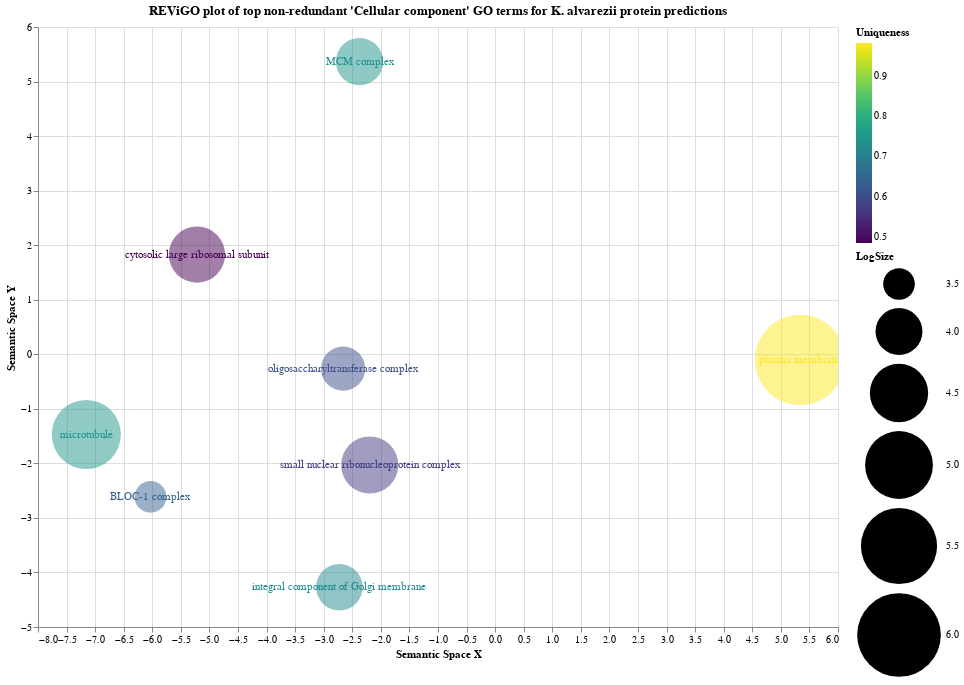

The notebook cell this image was saved under:
### Code cell
# Plot graphs for each category of GO term separately
category = "Cellular component"
df = master_df[master_df["Subontology"] == category]

base = alt.Chart(df).mark_point(filled=True, fillOpacity=0.5).encode(
    y=alt.Y('PlotY', title="Semantic Space Y"),
    x=alt.X('PlotX', title="Semantic Space X"),
    size=alt.Size('LogSize', scale=alt.Scale(base=0, domain=[3.5,6], range=[1000, 7000])),
    color=alt.Color('Uniqueness', scale=alt.Scale(scheme='viridis')),
    tooltip=["TermID", "Name", "Frequency", "LogSize", "Uniqueness", "Dispensability"]
)

text = alt.Chart(df).mark_text().encode(
    y=alt.Y('PlotY', title="Semantic Space Y"),
    x=alt.X('PlotX', title="Semantic Space X"),
    color=alt.Color('Uniqueness', scale=alt.Scale(scheme='viridis')),
    text="Name"
)

plot = alt.layer(base, text).properties(
    title=f"REViGO plot of top non-redundant '{category}' GO terms for K. alvarezii protein predictions",
    height=600,
    width=800
).interactive()

plot

### Figure 1 — Vega-Lite specification as saved in the notebook (floating-point values rounded to 4 significant figures)
{"config": {"view": {"continuousWidth": 400, "continuousHeight": 300}}, "layer": [{"mark": {"type": "point", "fillOpacity": 0.5, "filled": true}, "encoding": {"color": {"type": "quantitative", "field": "Uniqueness", "scale": {"scheme": "viridis"}}, "size": {"type": "quantitative", "field": "LogSize", "scale": {"base": 0, "domain": [3.5, 6], "range": [1000, 7000]}}, "tooltip": [{"type": "nominal", "field": "TermID"}, {"type": "nominal", "field": "Name"}, {"type": "quantitative", "field": "Frequency"}, {"type": "quantitative", "field": "LogSize"}, {"type": "quantitative", "field": "Uniqueness"}, {"type": "quantitative", "field": "Dispensability"}], "x": {"type": "quantitative", "field": "PlotX", "title": "Semantic Space X"}, "y": {"type": "quantitative", "field": "PlotY", "title": "Semantic Space Y"}}, "selection": {"selector007": {"type": "interval", "bind": "scales", "encodings": ["x", "y"]}}}, {"mark": "text", "encoding": {"color": {"type": "quantitative", "field": "Uniqueness", "scale": {"scheme": "viridis"}}, "text": {"type": "nominal", "field": "Name"}, "x": {"type": "quantitative", "field": "PlotX", "title": "Semantic Space X"}, "y": {"type": "quantitative", "field": "PlotY", "title": "Semantic Space Y"}}}], "data": {"name": "data-bb428c37bdd3286f5d30dcde79d249ea"}, "height": 600, "title": "REViGO plot of top non-redundant 'Cellular component' GO terms for K. alvarezii protein predictions", "width": 800, "$schema": "https://vega.github.io/schema/vega-lite/v4.8.1.json", "datasets": {"data-bb428c37bdd3286f5d30dcde79d249ea": [{"TermID": "GO:0022625", "Name": "cytosolic large ribosomal subunit", "Frequency": 0.1261, "PlotX": -5.219, "PlotY": 1.828, "LogSize": 4.404, "Value": null, "Uniqueness": 0.4856, "Dispensability": 0.0, "Representative": null, "Eliminated": false, "Subontology symbol": "CC", "Subontology": "Cellular component"}, {"TermID": "GO:0031083", "Name": "BLOC-1 complex", "Frequency": 0.0158, "PlotX": -6.031, "PlotY": -2.615, "LogSize": 3.501, "Value": null, "Uniqueness": 0.6384, "Dispensability": 0.5044, "Representative": 22620.0, "Eliminated": true, "Subontology symbol": "CC", "Subontology": "Cellular component"}, {"TermID": "GO:0030532", "Name": "small nuclear ribonucleoprotein complex", "Frequency": 0.1382, "PlotX": -2.195, "PlotY": -2.03, "LogSize": 4.443, "Value": null, "Uniqueness": 0.5715, "Dispensability": 0.5762, "Representative": 22620.0, "Eliminated": true, "Subontology symbol": "CC", "Subontology": "Cellular component"}, {"TermID": "GO:0005886", "Name": "plasma membrane", "Frequency": 15.51, "PlotX": 5.337, "PlotY": -0.1032, "LogSize": 6.493, "Value": null, "Uniqueness": 0.9805, "Dispensability": 3.378e-05, "Representative": null, "Eliminated": false, "Subontology symbol": "CC", "Subontology": "Cellular component"}, {"TermID": "GO:0030173", "Name": "integral component of Golgi membrane", "Frequency": 0.04828, "PlotX": -2.726, "PlotY": -4.27, "LogSize": 3.987, "Value": null, "Uniqueness": 0.7208, "Dispensability": 0.1465, "Representative": null, "Eliminated": false, "Subontology symbol": "CC", "Subontology": "Cellular component"}, {"TermID": "GO:0042555", "Name": "MCM complex", "Frequency": 0.05164, "PlotX": -2.373, "PlotY": 5.366, "LogSize": 4.016, "Value": null, "Uniqueness": 0.7369, "Dispensability": 0.2606, "Representative": null, "Eliminated": false, "Subontology symbol": "CC", "Subontology": "Cellular component"}, {"TermID": "GO:0005874", "Name": "microtubule", "Frequency": 0.5909, "PlotX": -7.155, "PlotY": -1.471, "LogSize": 5.074, "Value": null, "Uniqueness": 0.7433, "Dispensability": 0.3786, "Representative": null, "Eliminated": false, "Subontology symbol": "CC", "Subontology": "Cellular component"}, {"TermID": "GO:0008250", "Name": "oligosaccharyltransferase complex", "Frequency": 0.03945, "PlotX": -2.66, "PlotY": -0.264, "LogSize": 3.899, "Value": null, "Uniqueness": 0.6026, "Dispensability": 0.3926, "Representative": null, "Eliminated": false, "Subontology symbol": "CC", "Subontology": "Cellular component"}]}}
